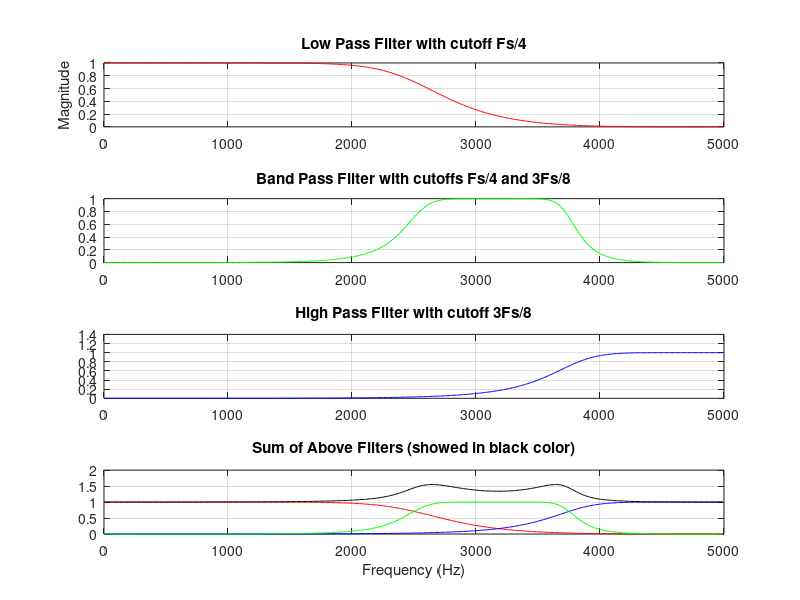

This chart was generated by the following MATLAB code:
clc; 
clear all;
close all;

fs2=10000; % sampling frequency given

%low pass filter
fcl=fs2/4;
wnl=fcl/(fs2/2); % normalized cutoff
[zl,pl]=butter(4,wnl,'low');
[Hl,wl]=freqz(zl,pl); % fourier of the filter


figure(1);
subplot(4,1,1);
plot((fs2*wl/(2*pi)),abs(Hl),'r');

title('Low Pass Filter with cutoff Fs/4');
ylabel('Magnitude');

grid

%Band Pass
f1b=fs2/4;
f2b=3*fs2/8;
w1b=f1b/(fs2/2); %
w2b=f2b/(fs2/2); % 
[zb,pb]=butter(4,[w1b w2b],'bandpass');
[Hb,wb]=freqz(zb,pb);
subplot(4,1,2);
plot((fs2*wb/(2*pi)),abs(Hb),'g');

title('Band Pass Filter with cutoffs Fs/4 and 3Fs/8');

grid

%High pass
fch=3*fs2/8;
wnh=fch/(fs2/2); % 
[zh,ph]=butter(4,wnh,'high');
[Hh,wh]=freqz(zh,ph);
subplot(4,1,3);
plot((fs2*wh/(2*pi)),abs(Hh),'b');

title('High Pass Filter with cutoff 3Fs/8');

grid


% Add
subplot(4,1,4);

plot((fs2*wl/(2*pi)),abs(Hl),'r');
hold on
plot((fs2*wh/(2*pi)),abs(Hh),'b');
hold on
plot((fs2*wb/(2*pi)),abs(Hb),'g');
hold on
plot((fs2*wh/(2*pi)),abs(Hh)+abs(Hl)+abs(Hb),'k');
xlabel('Frequency (Hz)');
title('Sum of Above Filters (showed in black color)');
grid





























































































































%----------------------------------------
%B.S.Vineeth <b.vineeth@iitg.ernet.in>
%BTech EP, Class of 2016,NOV 2013, Copyright (c)
%----------------------------------------
